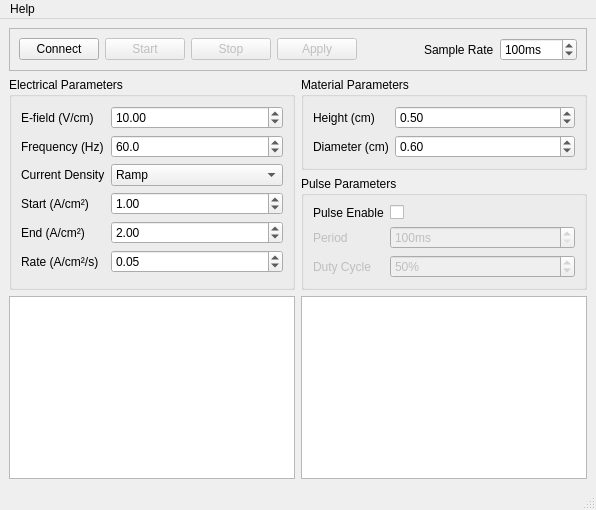
<?xml version="1.0" encoding="UTF-8"?>
<ui version="4.0">
 <class>MainWindow</class>
 <widget class="QMainWindow" name="MainWindow">
  <property name="geometry">
   <rect>
    <x>0</x>
    <y>0</y>
    <width>596</width>
    <height>510</height>
   </rect>
  </property>
  <property name="sizePolicy">
   <sizepolicy hsizetype="Expanding" vsizetype="Expanding">
    <horstretch>0</horstretch>
    <verstretch>0</verstretch>
   </sizepolicy>
  </property>
  <property name="windowTitle">
   <string>MainWindow</string>
  </property>
  <widget class="QWidget" name="centralwidget">
   <property name="sizePolicy">
    <sizepolicy hsizetype="Expanding" vsizetype="Expanding">
     <horstretch>0</horstretch>
     <verstretch>0</verstretch>
    </sizepolicy>
   </property>
   <layout class="QVBoxLayout" name="verticalLayout_3">
    <item>
     <widget class="QFrame" name="ControlBox">
      <property name="sizePolicy">
       <sizepolicy hsizetype="Preferred" vsizetype="Maximum">
        <horstretch>0</horstretch>
        <verstretch>0</verstretch>
       </sizepolicy>
      </property>
      <property name="frameShape">
       <enum>QFrame::Shape::StyledPanel</enum>
      </property>
      <property name="frameShadow">
       <enum>QFrame::Shadow::Raised</enum>
      </property>
      <layout class="QHBoxLayout" name="horizontalLayout">
       <item>
        <widget class="QPushButton" name="connectionButton">
         <property name="text">
          <string>Connect</string>
         </property>
        </widget>
       </item>
       <item>
        <widget class="QPushButton" name="startButton">
         <property name="enabled">
          <bool>false</bool>
         </property>
         <property name="text">
          <string>Start</string>
         </property>
        </widget>
       </item>
       <item>
        <widget class="QPushButton" name="stopButton">
         <property name="enabled">
          <bool>false</bool>
         </property>
         <property name="text">
          <string>Stop</string>
         </property>
        </widget>
       </item>
       <item>
        <widget class="QPushButton" name="applyButton">
         <property name="enabled">
          <bool>false</bool>
         </property>
         <property name="sizePolicy">
          <sizepolicy hsizetype="Preferred" vsizetype="Fixed">
           <horstretch>0</horstretch>
           <verstretch>0</verstretch>
          </sizepolicy>
         </property>
         <property name="text">
          <string>Apply</string>
         </property>
        </widget>
       </item>
       <item>
        <spacer name="horizontalSpacer_2">
         <property name="orientation">
          <enum>Qt::Orientation::Horizontal</enum>
         </property>
         <property name="sizeHint" stdset="0">
          <size>
           <width>40</width>
           <height>20</height>
          </size>
         </property>
        </spacer>
       </item>
       <item>
        <widget class="QLabel" name="sampleRateLabel">
         <property name="text">
          <string>Sample Rate</string>
         </property>
        </widget>
       </item>
       <item>
        <widget class="QDoubleSpinBox" name="sampleRateDoubleSpinBox">
         <property name="suffix">
          <string>ms</string>
         </property>
         <property name="decimals">
          <number>0</number>
         </property>
         <property name="minimum">
          <double>10.000000000000000</double>
         </property>
         <property name="maximum">
          <double>10000.000000000000000</double>
         </property>
         <property name="value">
          <double>100.000000000000000</double>
         </property>
        </widget>
       </item>
      </layout>
     </widget>
    </item>
    <item>
     <layout class="QHBoxLayout" name="horizontalLayout_2">
      <item>
       <widget class="QGroupBox" name="ElecBox">
        <property name="sizePolicy">
         <sizepolicy hsizetype="MinimumExpanding" vsizetype="Minimum">
          <horstretch>0</horstretch>
          <verstretch>0</verstretch>
         </sizepolicy>
        </property>
        <property name="title">
         <string>Electrical Parameters</string>
        </property>
        <layout class="QFormLayout" name="formLayout_2">
         <item row="0" column="0">
          <widget class="QLabel" name="eFieldLabel">
           <property name="text">
            <string>E-field (V/cm)</string>
           </property>
          </widget>
         </item>
         <item row="0" column="1">
          <widget class="QDoubleSpinBox" name="eFieldDoubleSpinBox">
           <property name="value">
            <double>10.000000000000000</double>
           </property>
          </widget>
         </item>
         <item row="1" column="0">
          <widget class="QLabel" name="frequencyHzLabel">
           <property name="text">
            <string>Frequency (Hz)</string>
           </property>
          </widget>
         </item>
         <item row="1" column="1">
          <widget class="QDoubleSpinBox" name="frequencyHzDoubleSpinBox">
           <property name="decimals">
            <number>1</number>
           </property>
           <property name="minimum">
            <double>43.000000000000000</double>
           </property>
           <property name="maximum">
            <double>1200.000000000000000</double>
           </property>
           <property name="value">
            <double>60.000000000000000</double>
           </property>
          </widget>
         </item>
         <item row="2" column="0">
          <widget class="QLabel" name="currentDensityLabel">
           <property name="text">
            <string>Current Density</string>
           </property>
          </widget>
         </item>
         <item row="2" column="1">
          <widget class="QComboBox" name="currentDensityModeComboBox">
           <property name="currentIndex">
            <number>1</number>
           </property>
           <item>
            <property name="text">
             <string>Hold</string>
            </property>
           </item>
           <item>
            <property name="text">
             <string>Ramp</string>
            </property>
           </item>
          </widget>
         </item>
         <item row="3" column="0">
          <widget class="QLabel" name="currentDensityStartLabel">
           <property name="text">
            <string>Start (A/cm²)</string>
           </property>
          </widget>
         </item>
         <item row="3" column="1">
          <widget class="QDoubleSpinBox" name="currentDensityStartDoubleSpinBox">
           <property name="singleStep">
            <double>0.500000000000000</double>
           </property>
           <property name="value">
            <double>1.000000000000000</double>
           </property>
          </widget>
         </item>
         <item row="4" column="0">
          <widget class="QLabel" name="currentDensityEndLabel">
           <property name="text">
            <string>End (A/cm²)</string>
           </property>
          </widget>
         </item>
         <item row="4" column="1">
          <widget class="QDoubleSpinBox" name="currentDensityEndDoubleSpinBox">
           <property name="singleStep">
            <double>0.500000000000000</double>
           </property>
           <property name="value">
            <double>2.000000000000000</double>
           </property>
          </widget>
         </item>
         <item row="5" column="0">
          <widget class="QLabel" name="currentDensityRateLabel">
           <property name="text">
            <string>Rate (A/cm²/s)</string>
           </property>
          </widget>
         </item>
         <item row="5" column="1">
          <widget class="QDoubleSpinBox" name="currentDensityRateDoubleSpinBox">
           <property name="minimum">
            <double>0.010000000000000</double>
           </property>
           <property name="singleStep">
            <double>0.050000000000000</double>
           </property>
           <property name="value">
            <double>0.050000000000000</double>
           </property>
          </widget>
         </item>
        </layout>
       </widget>
      </item>
      <item>
       <layout class="QVBoxLayout" name="verticalLayout">
        <item>
         <widget class="QGroupBox" name="MatBox">
          <property name="sizePolicy">
           <sizepolicy hsizetype="MinimumExpanding" vsizetype="Minimum">
            <horstretch>0</horstretch>
            <verstretch>0</verstretch>
           </sizepolicy>
          </property>
          <property name="minimumSize">
           <size>
            <width>0</width>
            <height>0</height>
           </size>
          </property>
          <property name="title">
           <string>Material Parameters</string>
          </property>
          <layout class="QFormLayout" name="formLayout_3">
           <item row="0" column="0">
            <widget class="QLabel" name="heightCmLabel">
             <property name="text">
              <string>Height (cm)</string>
             </property>
            </widget>
           </item>
           <item row="0" column="1">
            <widget class="QDoubleSpinBox" name="heightCmDoubleSpinBox">
             <property name="value">
              <double>0.500000000000000</double>
             </property>
            </widget>
           </item>
           <item row="1" column="0">
            <widget class="QLabel" name="diameterCmLabel">
             <property name="text">
              <string>Diameter (cm)</string>
             </property>
            </widget>
           </item>
           <item row="1" column="1">
            <widget class="QDoubleSpinBox" name="diameterCmDoubleSpinBox">
             <property name="value">
              <double>0.600000000000000</double>
             </property>
            </widget>
           </item>
          </layout>
         </widget>
        </item>
        <item>
         <widget class="QGroupBox" name="PulseBox">
          <property name="title">
           <string>Pulse Parameters</string>
          </property>
          <layout class="QFormLayout" name="formLayout">
           <item row="0" column="0">
            <widget class="QLabel" name="pulseEnableLabel">
             <property name="text">
              <string>Pulse Enable</string>
             </property>
            </widget>
           </item>
           <item row="0" column="1">
            <widget class="QCheckBox" name="pulseEnableCheckBox"/>
           </item>
           <item row="1" column="0">
            <widget class="QLabel" name="periodLabel">
             <property name="enabled">
              <bool>false</bool>
             </property>
             <property name="text">
              <string>Period</string>
             </property>
            </widget>
           </item>
           <item row="1" column="1">
            <widget class="QDoubleSpinBox" name="periodDoubleSpinBox">
             <property name="enabled">
              <bool>false</bool>
             </property>
             <property name="suffix">
              <string>ms</string>
             </property>
             <property name="decimals">
              <number>0</number>
             </property>
             <property name="minimum">
              <double>100.000000000000000</double>
             </property>
             <property name="maximum">
              <double>10000.000000000000000</double>
             </property>
             <property name="singleStep">
              <double>10.000000000000000</double>
             </property>
            </widget>
           </item>
           <item row="2" column="0">
            <widget class="QLabel" name="dutyCycleLabel">
             <property name="enabled">
              <bool>false</bool>
             </property>
             <property name="text">
              <string>Duty Cycle</string>
             </property>
            </widget>
           </item>
           <item row="2" column="1">
            <widget class="QSpinBox" name="dutyCycleSpinBox">
             <property name="enabled">
              <bool>false</bool>
             </property>
             <property name="suffix">
              <string>%</string>
             </property>
             <property name="minimum">
              <number>1</number>
             </property>
             <property name="value">
              <number>50</number>
             </property>
            </widget>
           </item>
          </layout>
         </widget>
        </item>
       </layout>
      </item>
     </layout>
    </item>
    <item>
     <layout class="QHBoxLayout" name="GraphBox">
      <item>
       <widget class="QGraphicsView" name="graphPlaceholder1">
        <property name="sizePolicy">
         <sizepolicy hsizetype="Preferred" vsizetype="MinimumExpanding">
          <horstretch>0</horstretch>
          <verstretch>0</verstretch>
         </sizepolicy>
        </property>
        <property name="minimumSize">
         <size>
          <width>0</width>
          <height>150</height>
         </size>
        </property>
       </widget>
      </item>
      <item>
       <widget class="QGraphicsView" name="graphPlaceholder2">
        <property name="sizePolicy">
         <sizepolicy hsizetype="Preferred" vsizetype="MinimumExpanding">
          <horstretch>0</horstretch>
          <verstretch>0</verstretch>
         </sizepolicy>
        </property>
        <property name="minimumSize">
         <size>
          <width>0</width>
          <height>150</height>
         </size>
        </property>
       </widget>
      </item>
     </layout>
    </item>
   </layout>
  </widget>
  <widget class="QMenuBar" name="menubar">
   <property name="geometry">
    <rect>
     <x>0</x>
     <y>0</y>
     <width>596</width>
     <height>33</height>
    </rect>
   </property>
   <widget class="QMenu" name="menuHelp">
    <property name="title">
     <string>Help</string>
    </property>
    <addaction name="actionGitHub"/>
   </widget>
   <addaction name="menuHelp"/>
  </widget>
  <widget class="QStatusBar" name="statusbar">
   <property name="sizeGripEnabled">
    <bool>true</bool>
   </property>
  </widget>
  <action name="actionSave_data">
   <property name="text">
    <string>Save data</string>
   </property>
  </action>
  <action name="actionGitHub">
   <property name="text">
    <string>GitHub</string>
   </property>
  </action>
 </widget>
 <resources/>
 <connections/>
</ui>
